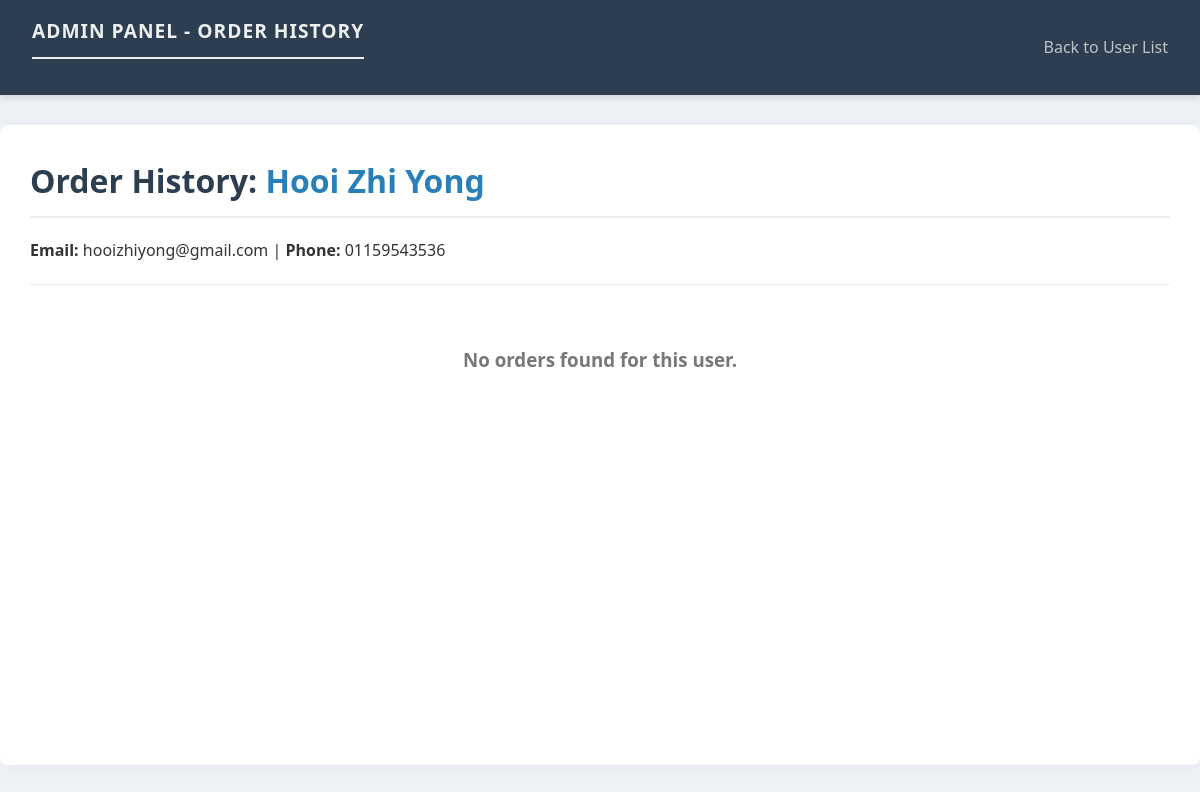
Page /admin/order_history.php?id=1 (signed in) on the committed database.
### tables this page shows
CREATE TABLE IF NOT EXISTS users (
  user_id int(11) NOT NULL AUTO_INCREMENT,
  username varchar(50) NOT NULL,
  email varchar(100) NOT NULL,
  password varchar(255) NOT NULL,
  phone_number varchar(15) DEFAULT NULL,
  address text DEFAULT NULL,
  role enum('customer','admin') DEFAULT 'customer',
  created_at timestamp NOT NULL DEFAULT current_timestamp(),
  PRIMARY KEY (user_id),
  UNIQUE KEY email (email)
);

### admin/order_history.php (the view, shortened to what this page needs)
<?php
include('../config/db_connect.php');
$user_id = $_GET['id'];
$sql_user = "SELECT * FROM users WHERE user_id = $user_id";
$res_user = mysqli_query($conn, $sql_user);
$user_info = mysqli_fetch_assoc($res_user);
$sql_orders = "SELECT * FROM orders WHERE user_id = $user_id ORDER BY order_date DESC";
$result = mysqli_query($conn, $sql_orders);
?>
<!DOCTYPE html>
<html lang="en">
<head>
    <link rel="stylesheet" href="../assets/admin_style.css">
</head>
<body>
    <nav class="navbar">
        <div class="logo"><h2>Admin Panel - Order History</h2></div>
        <div class="nav-links">
            <a href="users_list.php">Back to User List</a>
        </div>
    </nav>
    <div class="container">
        <h1>Order History: <span style="color: #2980b9;"><?php echo htmlspecialchars($user_info['username']); ?></span></h1>
        <p><strong>Email:</strong> <?php echo htmlspecialchars($user_info['email']); ?> | <strong>Phone:</strong> <?php echo htmlspecialchars($user_info['phone_number']); ?></p>
        <hr style="margin: 20px 0; border: 0; border-top: 1px solid #eee;">
        <?php if(mysqli_num_rows($result) > 0): ?>
            <?php while($order = mysqli_fetch_assoc($result)): ?>
                <div class="order-card">
                    <div class="order-header">
                        <div>
                            <strong>Order #<?php echo $order['order_id']; ?></strong>
                            <br>
                            <span style="color: #777; font-size: 0.9em;"><?php echo date('d M Y, h:i A', strtotime($order['order_date'])); ?></span>
                        </div>
                        <div style="text-align: right;">
                            <span class="status-badge status-<?php echo $order['order_status']; ?>">
                                <?php echo ucfirst($order['order_status']); ?>
                            </span>
                            <div style="margin-top: 5px; font-weight: bold; font-size: 1.1em;">
                                Total: RM <?php echo number_format($order['total_amount'], 2); ?>
                            </div>
                        </div>
                    </div>
                    <div style="background: #f9f9f9; padding: 10px; border-radius: 4px;">
                        <strong>Items:</strong>
                        <ul style="margin: 5px 0 0 20px; color: #555;">
                            <?php
                                $oid = $order['order_id'];
                                $sql_items = "SELECT order_details.*, food_items.name
                                              FROM order_details
                                              JOIN food_items ON order_details.food_id = food_items.food_id
                                              WHERE order_id = $oid";
                                $res_items = mysqli_query($conn, $sql_items);
                                while($item = mysqli_fetch_assoc($res_items)){
                                    echo "<li>" . $item['quantity'] . "x " . htmlspecialchars($item['name']) . "</li>";
                                }
                            ?>
                        </ul>
                        <div style="margin-top: 10px; font-size: 0.9em; color: #666;">
                            <strong>Deliver to:</strong> <?php echo htmlspecialchars($order['delivery_address']); ?>
                        </div>
                    </div>
                </div>
            <?php endwhile; ?>
        <?php else: ?>
            <div style="text-align: center; padding: 40px; color: #777;">
                <h3>No orders found for this user.</h3>
            </div>
        <?php endif; ?>
    </div>
</body>
</html>

### assets/admin_style.css (style rules this page uses)
* { box-sizing: border-box; margin: 0; padding: 0; font-family: 'Segoe UI', Tahoma, Geneva, Verdana, sans-serif; }
body { background-color: #eef2f7; color: #333; line-height: 1.6; }
.navbar { background-color: #2c3e50; padding: 1rem 2rem; display: flex; justify-content: space-between; align-items: center; color: white; box-shadow: 0 4px 6px rgba(0,0,0,0.1); }
.navbar .logo h2 { color: #ecf0f1; text-transform: uppercase; letter-spacing: 1px; font-size: 1.2rem; }
.navbar a { color: #bdc3c7; text-decoration: none; margin-left: 20px; font-weight: 500; transition: color 0.3s; }
.container { max-width: 1200px; margin: 30px auto; padding: 30px; background: white; min-height: 80vh; border-radius: 8px; box-shadow: 0 0 20px rgba(0,0,0,0.05); }
h1, h2 { color: #2c3e50; margin-bottom: 20px; border-bottom: 2px solid #eee; padding-bottom: 10px; }

### rows in the picture
users: username "Hooi Zhi Yong", email "hooizhiyong@gmail.com", phone_number "01159543536"
